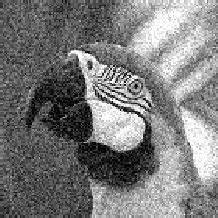
#> input picture noisyimage.jpg, 218 x 218 px
$ jupyter execute --allow-errors UTSfito.ipynb   (shell and % lines are left out)
#> lines starting #> are read from the running program, lines starting #| are printed output that depends on the picture; after the words box and inside, x2 and y2 are one past the last pixel; in counts of white or black regions, pixels touching at a corner belong together
## Fitto Martcellindo 202131001

# citra one

[cell 1]
import cv2 as marcel
import numpy as np

[cell 2]
citra =  marcel.imread('noisyimage.jpg')
#> citra is the input picture: shape (218, 218, 3); min 0, max 255, mean 122.8

[cell 3]
marcel.imshow("citra.asli", citra)
marcel.waitKey(0)
marcel.destroyAllWindows()

[cell 4]
print(citra.shape)
#| (218, 218, 3)
print(citra.dtype)
#| uint8

[cell 5]
b = citra[:,:,0]
g = citra[:,:,1]
r = citra[:,:,2]

[cell 6]
panjang = len(citra)
#> panjang = 218
lebar = len(citra[0])
#> lebar = 218

citra_gray = np.zeros((panjang,lebar))

for i in range (panjang):
    for j in range(lebar):
        citra_gray[i,j]=0.2989 * r[i,j]+0.587* g[i,j]+0.1141* b[i,j]
citra_gray=citra_gray.astype(np.uint8)

[cell 7]
marcel.imshow("Abu", citra_gray)
marcel.waitKey(0)
marcel.destroyAllWindows()

[cell 8]
print(citra_gray)
#> (printed output is left out)

## grayscale to binary

[cell 9]
(thresh, binary) = marcel.threshold(citra_gray, 128, 256, marcel.THRESH_BINARY | marcel.THRESH_OTSU)
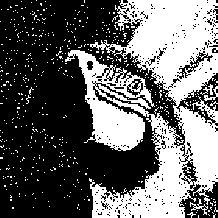
#> binary: shape (218, 218); 39.5% white; 505 white regions (501 under 20 px), largest, box (x1, y1, x2, y2) and area: (65, 0, 218, 218) 17506, (190, 198, 208, 215) 78, (204, 86, 218, 101) 63, (200, 84, 213, 95) 52
#> thresh = 134

[cell 10]
marcel.imshow(" grey scale binary", binary)
marcel.waitKey(0)
marcel.destroyAllWindows()

## citra konlousi

[cell 11]
import cv2 as marcelf
import matplotlib.pyplot as plt
import numpy as np

from skimage import data
from skimage.io import imread
from skimage.color import rgb2gray

[cell 12]
citra = imread(fname="danautoba.jpg")
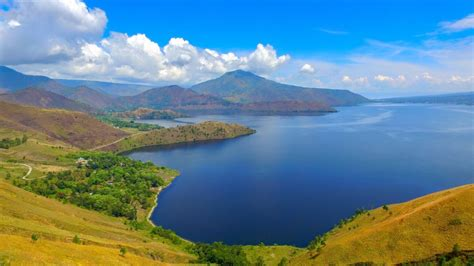
#> input picture danautoba.jpg, 474 x 266 px
#> citra is the input picture: shape (266, 474, 3); mean R, G, B 99.1, 133, 145.9

print(citra.shape)
#| (266, 474, 3)

plt.imshow(citra,cmap='gray')

[cell 13]
kernel = np.array([[-1,0,-1],
                  [0,4,0],
                  [-1,0,-1]])

citraOutput = marcelf.filter2D(citra,-1,kernel)
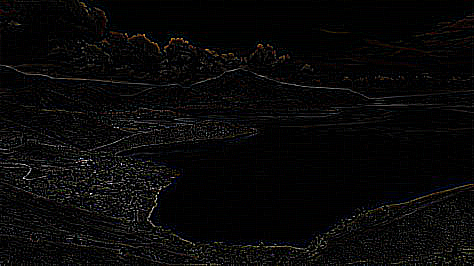
#> citraOutput: shape (266, 474, 3); mean R, G, B 8.4, 8, 8

fig,axes = plt.subplots(1,2, figsize=(15,11))
ax = axes.ravel()

ax[0].imshow(citra, cmap='gray')
ax[0].set_title("Citra Input")
ax[1].imshow(citraOutput, cmap='gray')
ax[1].set_title("Citra Input")

# histogram

[cell 14]
img = marcel.imread('danautoba.jpg')
[baris, kolom] = img.shape[:2]
#> baris = 266; kolom = 474

#> (the rest of this cell did not finish here and is left out)

[cell 15]
alpa = 1.2
citra_kontras = np.zeros((baris, kolom, 3))
for x in range(baris):
    for y in range(kolom):
        gyx = img[x,y] * alpa
        citra_kontras[x,y] = gyx

citra_kontras = citra_kontras.astype(np.uint8)
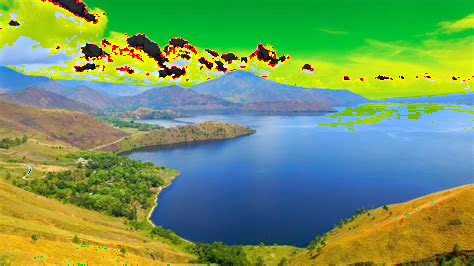
#> citra_kontras: shape (266, 474, 3); mean B, G, R 97.4, 152.5, 114.1

fig, axs = plt.subplots(2,2, figsize=(15,5))
axs[0,0].imshow(img)
axs[0,1].hist(img.ravel(),256,[0,256])

axs[1,0].imshow(citra_kontras)
axs[1,1].hist(citra_kontras.ravel(),256,[0,256])
plt.show()
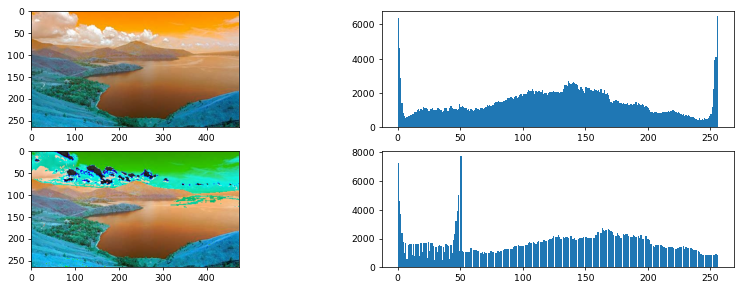
#> figure drawn by matplotlib, 4 panels; B, G, R data is drawn as R, G, B; panel 2: tallest bar 6477 high, from x = 255 to 256; panel 4: tallest bar 7721 high, from x = 50 to 51

[cell 16]
beta = 40
citra_cerah = np.zeros((baris, kolom, 3))

for x in range(baris) :
    for y in range(kolom) :
        gyx = img[x,y] + beta
        citra_cerah[x,y] = gyx
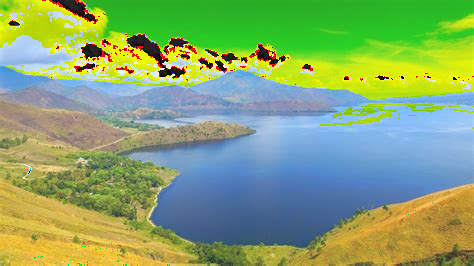
#> citra_cerah: shape (266, 474, 3) float64; mean B, G, R 111.2, 166.9, 135

citra_cerah = citra_cerah.astype(np.uint8)

fig, axs = plt.subplots(2,2, figsize=(15,5))
axs[0,0].imshow(img)
axs[0,1].hist(img.ravel(),256,[0,256], color = 'red')

axs[1,0].imshow(citra_cerah)
axs[1,1].hist(citra_cerah.ravel(),256,[0,256], color = '#065535')
plt.show()
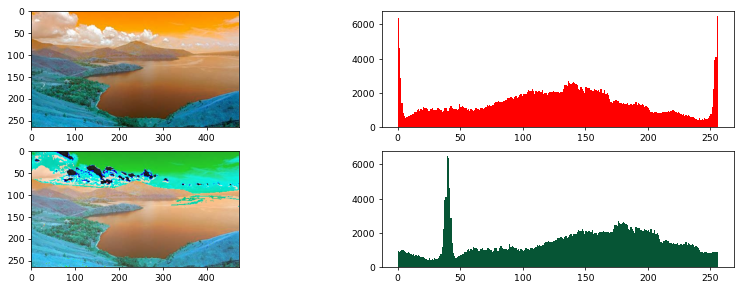
#> figure drawn by matplotlib, 4 panels; B, G, R data is drawn as R, G, B; panel 2: tallest bar 6477 high, from x = 255 to 256; panel 4: tallest bar 6477 high, from x = 39 to 40

# membalik citra

[cell 17]
pict = marcel.imread('citramedis.jpg')
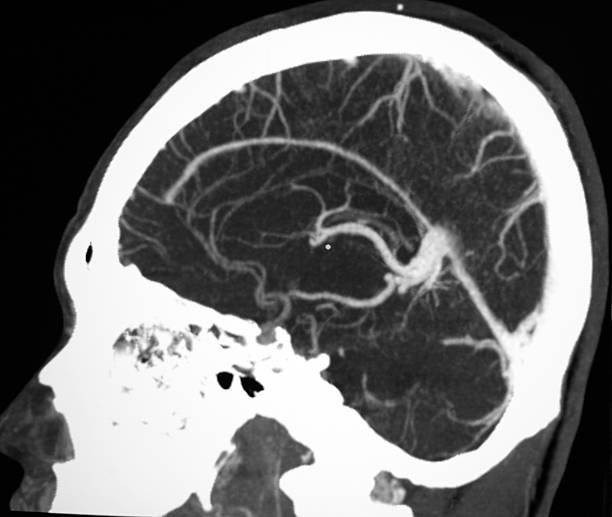
#> input picture citramedis.jpg, 612 x 517 px
#> pict is the input picture: shape (517, 612, 3); min 0, max 255, mean 108.5

[cell 18]
marcel.imshow('Image',pict)
marcel.waitKey(0)
marcel.destroyAllWindows()

[cell 19]
flipped_img = marcel.flip(img, 1)
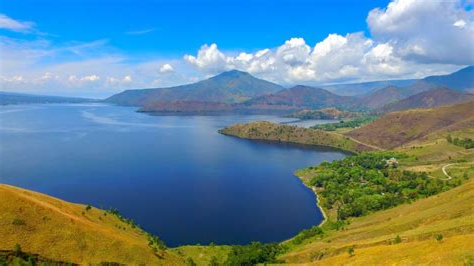
#> flipped_img: shape (266, 474, 3); mean B, G, R 145.9, 133, 99.1

[cell 20]
marcel.imshow('Flipped Image', flipped_img)
marcel.waitKey(0)
marcel.destroyAllWindows()

[cell 21]
flipped_image = marcel.flip(img, 0)
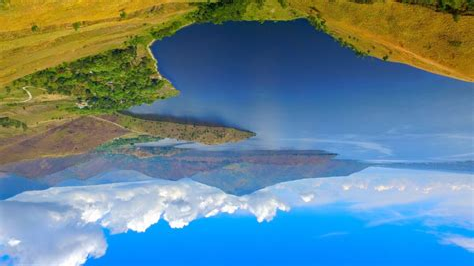
#> flipped_image: shape (266, 474, 3); mean B, G, R 145.9, 133, 99.1

[cell 22]
marcel.imshow('Flipped Image', flipped_image)
marcel.waitKey(0)
marcel.destroyAllWindows()

## kombinasi

[cell 23]
alpa = 1.2
citra_kontras = np.zeros((baris, kolom, 3))
for x in range(baris):
    for y in range(kolom):
        gyx = img[x,y] * alpa
        citra_kontras[x,y] = gyx

citra_kontras = citra_kontras.astype(np.uint8)

fig, axs = plt.subplots(2,2, figsize=(15,5))
axs[0,0].imshow(img)
axs[0,1].hist(img.ravel(),256,[0,256])

axs[1,0].imshow(citra_kontras)
axs[1,1].hist(citra_kontras.ravel(),256,[0,256])
plt.show()


beta = 40
citra_cerah = np.zeros((baris, kolom, 3))

for x in range(baris) :
    for y in range(kolom) :
        gyx = img[x,y] + beta
        citra_cerah[x,y] = gyx

citra_cerah = citra_cerah.astype(np.uint8)

fig, axs = plt.subplots(2,2, figsize=(15,5))
axs[0,0].imshow(img)
axs[0,1].hist(img.ravel(),256,[0,256], color = 'red')

axs[1,0].imshow(citra_cerah)
axs[1,1].hist(citra_cerah.ravel(),256,[0,256], color = '#065535')
plt.show()
